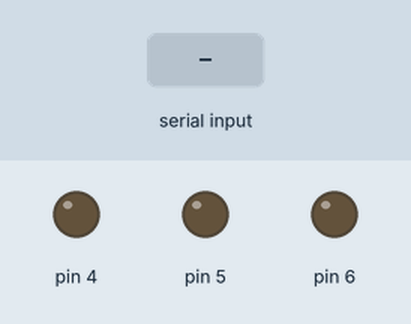
Bench run of a sketch on a simulated Arduino Uno, built with avr-gcc and run on an emulated ATmega328P. Shown: output pins drawn as LEDs (lit = HIGH). The inputs (shaded band) are chosen by the test bench.

Above: at 1.2 s.
1.3 s: "Lamp on\n" received over Serial
At 2.5 s:
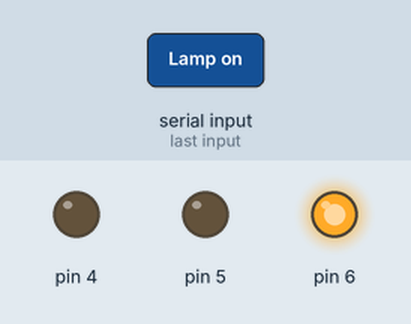
2.8 s: "Fan on\n" received over Serial
At 3.8 s:
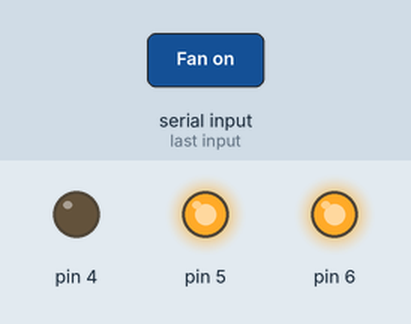
4.3 s: "Lamp off\n" received over Serial
At 5.0 s:
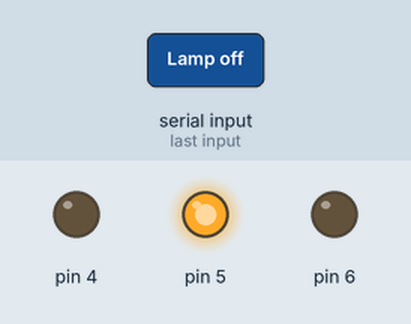
5.8 s: "LED on\n" received over Serial
At 7.0 s:
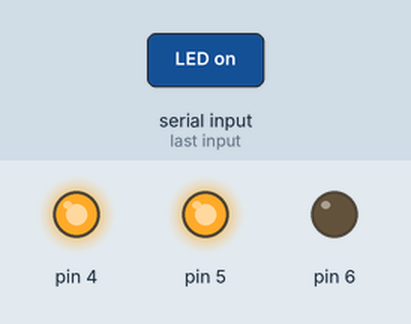
7.3 s: "Fan off\n" received over Serial
At 8.4 s:
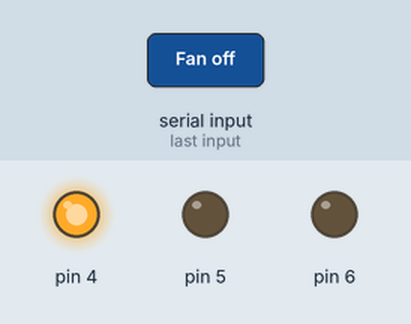
8.8 s: "LED off\n" received over Serial
At 9.6 s:
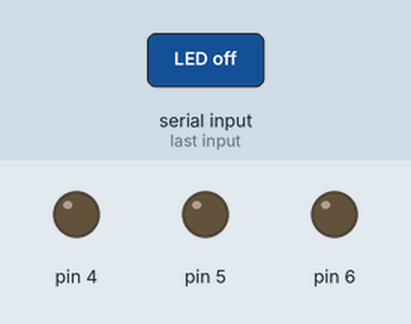
Timing chart, 0 to 11.3 s (numbered marks = the images above; inputs shaded):
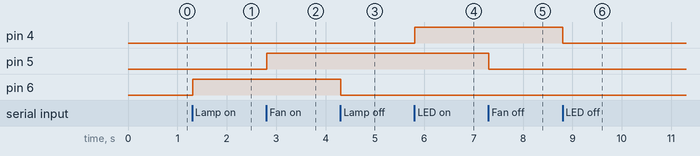

The sketch:

smarthome.ino
```cpp
String reading;
void setup( ) {
pinMode(6, OUTPUT);
pinMode(5, OUTPUT);
pinMode(4, OUTPUT);
Serial.begin(9600);
}
void loop( ) {
if(Serial.available()>0) {
reading=Serial.readStringUntil('\n'); // readString();

if (reading=="Lamp on")
{digitalWrite(6,HIGH);}
else if (reading=="Lamp off")
{digitalWrite(6,LOW);}

else if (reading=="Fan on")
{digitalWrite(5,HIGH);}
else if (reading=="Fan off")
{digitalWrite(5,LOW); }

else if (reading=="LED on")
{digitalWrite(4,HIGH);}
else if (reading=="LED off")
{digitalWrite(4,LOW);}

}}
```

Measured:
- after the input at 1.3 s, pin 6: LOW → HIGH at once
- after the input at 2.8 s, pin 5: LOW → HIGH at once
- after the input at 4.3 s, pin 6: HIGH → LOW at once
- after the input at 5.8 s, pin 4: LOW → HIGH at once
- after the input at 7.3 s, pin 5: HIGH → LOW at once
- after the input at 8.8 s, pin 4: HIGH → LOW at once
